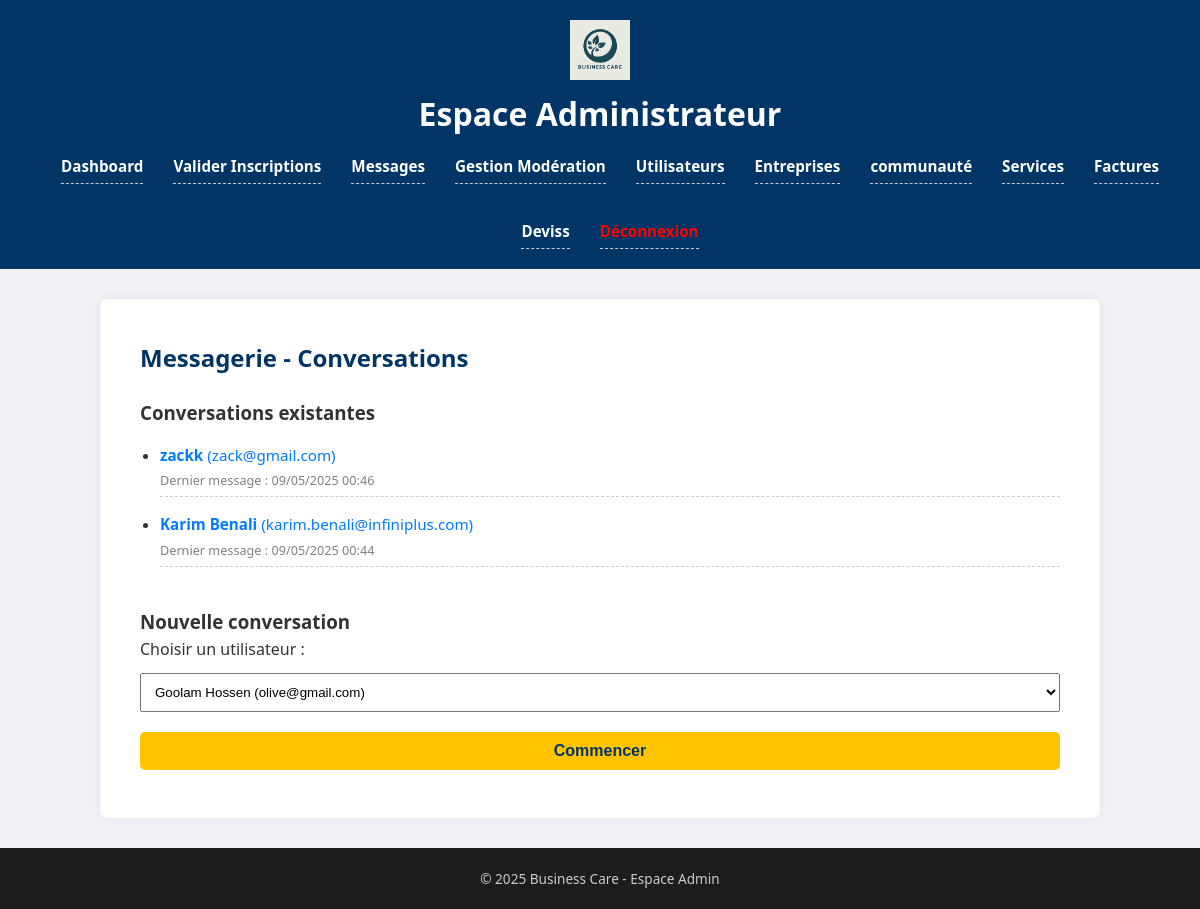
Page /admin/messages.php (signed in) on the committed database.
### tables this page shows
CREATE TABLE `users` (
  `id` int(11) NOT NULL,
  `company_id` int(11) DEFAULT NULL,
  `name` varchar(100) NOT NULL,
  `firstname` varchar(100) DEFAULT NULL,
  `email` varchar(100) NOT NULL,
  `phone` varchar(20) DEFAULT NULL,
  `password` varchar(255) NOT NULL,
  `role` enum('admin','client','employee','provider') NOT NULL,
  `position` varchar(100) DEFAULT NULL,
  `status` enum('pending','approved','rejected') DEFAULT 'pending',
  `created_at` timestamp NOT NULL DEFAULT CURRENT_TIMESTAMP,
  `archive_reason` text,
  `first_login` tinyint(1) DEFAULT '1'
);

### admin/messages.php (the view, shortened to what this page needs)
<?php
include 'includes/header.php';
$stmt = $pdo->prepare("
    SELECT u.id, u.name, u.email, MAX(m.created_at) as last_message
    FROM messages m
    JOIN users u ON u.id = IF(m.sender_id != :admin_id, m.sender_id, m.recipient_id)
    WHERE m.sender_id = :admin_id OR m.recipient_id = :admin_id
    GROUP BY u.id, u.name, u.email
    ORDER BY last_message DESC
");
$stmt->execute(['admin_id' => $_SESSION['user_id']]);
$threads = $stmt->fetchAll();
$users = $pdo->query("SELECT id, name, email FROM users WHERE role != 'admin' ORDER BY name ASC")->fetchAll();
?>
<main class="form-section">
    <h2>Messagerie - Conversations</h2>
    <h3>Conversations existantes</h3>
    <?php if (empty($threads)): ?>
        <p>Aucune conversation en cours.</p>
    <?php else: ?>
        <ul>
            <?php foreach ($threads as $conv): ?>
                <li style="margin-bottom: 10px;">
                    <a href="message_thread.php?user_id=<?= $conv['id'] ?>">
                        <strong><?= htmlspecialchars($conv['name']) ?></strong> (<?= htmlspecialchars($conv['email']) ?>)
                        <br>
                        <small style="color: gray;">Dernier message : <?= date('d/m/Y H:i', strtotime($conv['last_message'])) ?></small>
                    </a>
                </li>
            <?php endforeach; ?>
        </ul>
    <?php endif; ?>
    <h3 style="margin-top: 40px;">Nouvelle conversation</h3>
    <form method="get" action="message_thread.php">
        <label for="user_id">Choisir un utilisateur :</label>
        <select name="user_id" id="user_id" style="width: 100%; padding: 10px; margin: 10px 0;">
            <?php foreach ($users as $u): ?>
                <option value="<?= $u['id'] ?>"><?= htmlspecialchars($u['name']) ?> (<?= htmlspecialchars($u['email']) ?>)</option>
            <?php endforeach; ?>
        </select>
        <button type="submit" class="cta-button">Commencer</button>
    </form>
</main>
<?php include 'includes/footer.php'; ?>

### assets/css/admin_style.css (style rules this page uses)
* { margin: 0; padding: 0; box-sizing: border-box; }
html, body { height: 100%; font-family: 'Segoe UI', Tahoma, Geneva, Verdana, sans-serif; background-color: #f0f2f5; color: #333; line-height: 1.6; }
body { display: flex; flex-direction: column; }
main.form-section { max-width: 1000px; margin: 30px auto; background: white; padding: 40px; border-radius: 8px; box-shadow: 0 0 12px rgba(0,0,0,0.05); flex: 1; }
main.form-section h2 { margin-bottom: 20px; color: #003566; font-size: 1.5rem; }
.cta-button { display: inline-block; background-color: #ffc300; color: #003566; font-weight: bold; text-decoration: none; padding: 10px 20px; margin-top: 10px; border-radius: 5px; transition: background-color 0.3s ease; }
ul { margin-top: 10px; padding-left: 20px; }
ul li { padding: 5px 0; border-bottom: 1px dashed #ccc; font-size: 0.95rem; }
form input, form button { display: block; width: 100%; margin: 8px 0; padding: 10px; border-radius: 5px; border: 1px solid #ccc; font-size: 16px; }
form button { background-color: #007bff; color: white; cursor: pointer; border: none; }
a { color: #007bff; text-decoration: none; }

### rows in the picture
users: name "zackk", email "zack@gmail.com", last_message "09/05/2025 00:46"
users: name "Karim Benali", email "karim.benali@infiniplus.com", last_message "09/05/2025 00:44"

### other values in the picture
form field user_id "Goolam Hossen (olive@gmail.com)"
